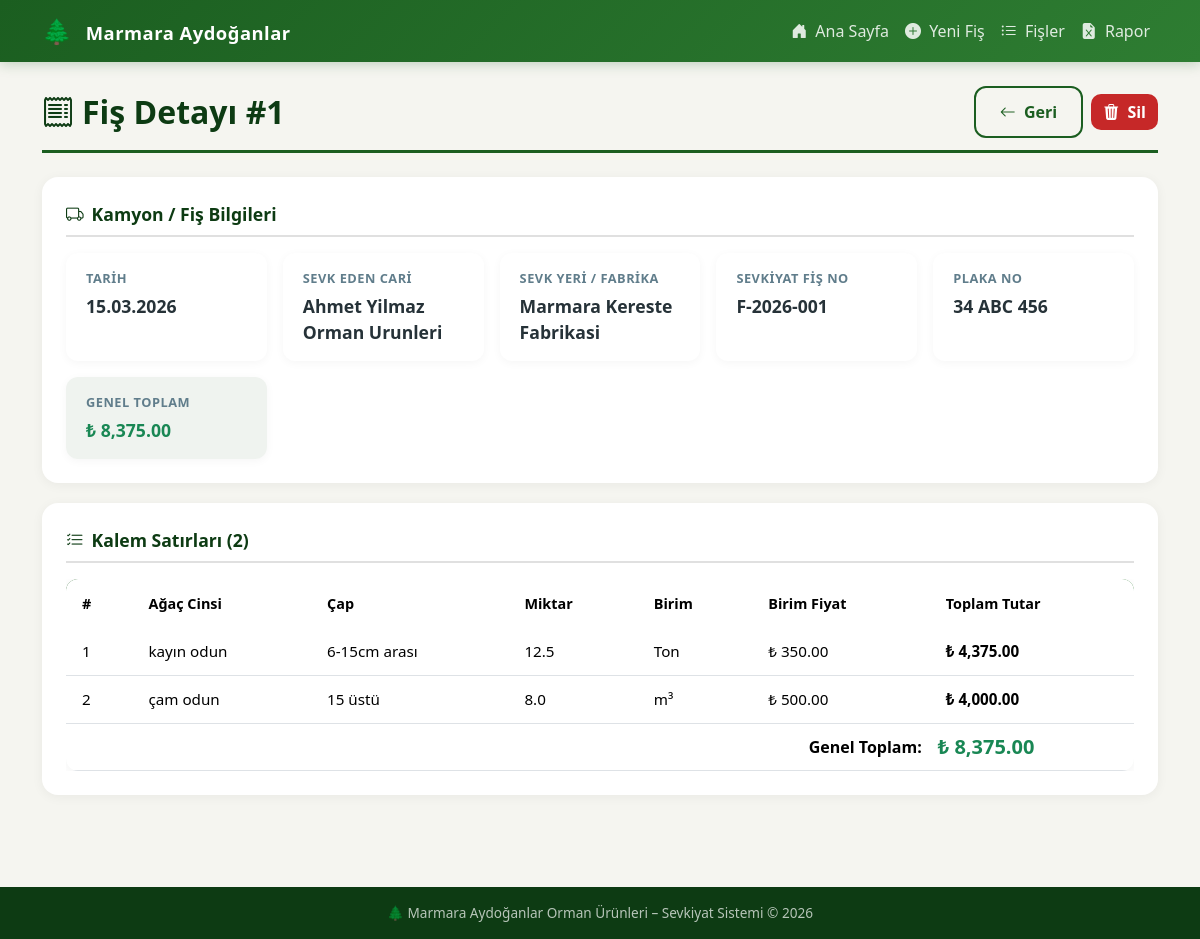
The page /fis_detay/1 on the database its author committed.
### app.py (models this page shows, shortened)
class Fis(db.Model):
    __tablename__ = "fis"
    id = db.Column(db.Integer, primary_key=True)
    tarih = db.Column(db.Date, nullable=False, default=date.today)
    sevk_eden_cari = db.Column(db.String(200), nullable=False)
    sevk_yeri_fabrika = db.Column(db.String(200), nullable=False)
    sevk_yeri_fis_no = db.Column(db.String(100), nullable=False)
    plaka_no = db.Column(db.String(50), nullable=False)
    detaylar = db.relationship(
        "FisDetayi", backref="fis", lazy=True, cascade="all, delete-orphan"
    )

class FisDetayi(db.Model):
    __tablename__ = "fis_detayi"
    id = db.Column(db.Integer, primary_key=True)
    fis_id = db.Column(db.Integer, db.ForeignKey("fis.id"), nullable=False)
    agac_cinsi = db.Column(db.String(100), nullable=False)
    cap = db.Column(db.String(50), nullable=False)
    miktar = db.Column(db.Float, nullable=False)
    birim = db.Column(db.String(20), nullable=False)
    birim_fiyat = db.Column(db.Float, nullable=False)
    toplam_tutar = db.Column(db.Float, nullable=False)

### app.py (the view)
@app.route("/fis_detay/<int:fis_id>")
def fis_detay(fis_id):
    fis = Fis.query.get_or_404(fis_id)
    genel_toplam = sum(d.toplam_tutar for d in fis.detaylar)
    return render_template("fis_detay.html", fis=fis, genel_toplam=genel_toplam)

### templates/fis_detay.html
{% extends "base.html" %}
{% block content %}
<div class="page-header d-flex justify-content-between align-items-center flex-wrap gap-2">
    <h2><i class="bi bi-receipt me-2"></i>Fiş Detayı #{{ fis.id }}</h2>
    <div>
        <a href="{{ url_for('fisleri_goruntule') }}" class="btn btn-ma-outline">
            <i class="bi bi-arrow-left me-1"></i> Geri
        </a>
        <a href="{{ url_for('fis_sil', fis_id=fis.id) }}" class="btn btn-ma-danger ms-1"
           onclick="return confirm('Bu fişi silmek istediğinize emin misiniz?');">
            <i class="bi bi-trash3-fill me-1"></i> Sil
        </a>
    </div>
</div>
<div class="form-section">
    <div class="form-section-title"><i class="bi bi-truck me-2"></i>Kamyon / Fiş Bilgileri</div>
    <div class="detail-grid">
        <div class="detail-item">
            <div class="detail-label">Tarih</div>
            <div class="detail-value">{{ fis.tarih.strftime('%d.%m.%Y') }}</div>
        </div>
        <div class="detail-item">
            <div class="detail-label">Sevk Eden Cari</div>
            <div class="detail-value">{{ fis.sevk_eden_cari }}</div>
        </div>
        <div class="detail-item">
            <div class="detail-label">Sevk Yeri / Fabrika</div>
            <div class="detail-value">{{ fis.sevk_yeri_fabrika }}</div>
        </div>
        <div class="detail-item">
            <div class="detail-label">Sevkiyat Fiş No</div>
            <div class="detail-value">{{ fis.sevk_yeri_fis_no }}</div>
        </div>
        <div class="detail-item">
            <div class="detail-label">Plaka No</div>
            <div class="detail-value">{{ fis.plaka_no }}</div>
        </div>
        <div class="detail-item" style="background: rgba(27,94,32,0.07);">
            <div class="detail-label">Genel Toplam</div>
            <div class="detail-value text-success">₺ {{ '{:,.2f}'.format(genel_toplam) }}</div>
        </div>
    </div>
</div>
<div class="form-section">
    <div class="form-section-title"><i class="bi bi-list-check me-2"></i>Kalem Satırları ({{ fis.detaylar | length }})</div>
    <div class="table-responsive">
        <table class="table table-ma table-hover mb-0">
            <thead>
                <tr>
                    <th>#</th>
                    <th>Ağaç Cinsi</th>
                    <th>Çap</th>
                    <th>Miktar</th>
                    <th>Birim</th>
                    <th>Birim Fiyat</th>
                    <th>Toplam Tutar</th>
                </tr>
            </thead>
            <tbody>
                {% for d in fis.detaylar %}
                <tr>
                    <td>{{ loop.index }}</td>
                    <td>{{ d.agac_cinsi }}</td>
                    <td>{{ d.cap }}</td>
                    <td>{{ d.miktar }}</td>
                    <td>{{ d.birim }}</td>
                    <td>₺ {{ '{:,.2f}'.format(d.birim_fiyat) }}</td>
                    <td><strong>₺ {{ '{:,.2f}'.format(d.toplam_tutar) }}</strong></td>
                </tr>
                {% endfor %}
            </tbody>
            <tfoot>
                <tr style="background: rgba(27,94,32,0.06);">
                    <td colspan="6" class="text-end fw-bold">Genel Toplam:</td>
                    <td class="fw-bold text-success fs-5">₺ {{ '{:,.2f}'.format(genel_toplam) }}</td>
                </tr>
            </tfoot>
        </table>
    </div>
</div>
{% endblock %}

### static/style.css (style rules this page uses)
:root { --ma-primary: #1b5e20; --ma-primary-light: #2e7d32; --ma-primary-dark: #0d3b13; --ma-accent: #795548; --ma-accent-light: #a1887f; --ma-bg: #f5f5f0; --ma-card-bg: #ffffff; --ma-text: #263238; --ma-text-muted: #607d8b; --ma-border: #e0e0e0; --ma-success: #2e7d32; --ma-danger: #c62828; --ma-warning: #f57f17; --ma-gradient: linear-gradient(135deg, var(--ma-primary) 0%, var(--ma-primary-light) 100%); }
* { box-sizing: border-box; }
body { font-family: 'Segoe UI', Tahoma, Geneva, Verdana, sans-serif; background-color: var(--ma-bg); color: var(--ma-text); min-height: 100vh; }
.page-header { margin-bottom: 1.5rem; padding-bottom: 0.75rem; border-bottom: 3px solid var(--ma-primary); }
.page-header h2 { font-weight: 700; color: var(--ma-primary-dark); margin-bottom: 0; }
.form-section { background: var(--ma-card-bg); border-radius: 16px; padding: 1.5rem; margin-bottom: 1.25rem; box-shadow: 0 2px 12px rgba(0, 0, 0, 0.05); }
.form-section-title { font-weight: 700; font-size: 1.1rem; color: var(--ma-primary-dark); margin-bottom: 1rem; padding-bottom: 0.5rem; border-bottom: 2px solid var(--ma-border); }
.btn-ma-danger { background: var(--ma-danger); color: #fff; border: none; border-radius: 10px; font-weight: 600; transition: all 0.2s ease; }
.btn-ma-outline { background: transparent; color: var(--ma-primary); border: 2px solid var(--ma-primary); border-radius: 12px; font-weight: 600; padding: 0.75rem 1.5rem; transition: all 0.2s ease; }
.table-ma { border-radius: 12px; overflow: hidden; box-shadow: 0 2px 12px rgba(0, 0, 0, 0.05); }
.table-ma thead { background: var(--ma-gradient); color: #fff; }
.table-ma thead th { font-weight: 600; font-size: 0.9rem; padding: 0.85rem 1rem; border: none; white-space: nowrap; }
.table-ma tbody td { padding: 0.75rem 1rem; vertical-align: middle; font-size: 0.95rem; }
.table-ma tbody tr { transition: background 0.15s; }
.detail-grid { display: grid; grid-template-columns: repeat(auto-fit, minmax(200px, 1fr)); gap: 1rem; }
.detail-item { background: var(--ma-card-bg); border-radius: 12px; padding: 1rem 1.25rem; box-shadow: 0 2px 10px rgba(0, 0, 0, 0.04); }
.detail-item .detail-label { font-size: 0.8rem; font-weight: 600; color: var(--ma-text-muted); text-transform: uppercase; letter-spacing: 0.5px; margin-bottom: 0.25rem; }
.detail-item .detail-value { font-size: 1.1rem; font-weight: 700; color: var(--ma-text); }

### rows shown on the page
Fis: id "1", tarih "15.03.2026", sevk_eden_cari "Ahmet Yilmaz Orman Urunleri", sevk_yeri_fabrika "Marmara Kereste Fabrikasi", sevk_yeri_fis_no "F-2026-001", plaka_no "34 ABC 456"
FisDetayi: agac_cinsi "kayın odun", cap "6-15cm arası", miktar "12.5", birim "Ton", birim_fiyat "350.00", toplam_tutar "4,375.00"
FisDetayi: agac_cinsi "çam odun", cap "15 üstü", miktar "8.0", birim "m³", birim_fiyat "500.00", toplam_tutar "4,000.00"

### other values the page prints
{{ '{:,.2f}'.format(genel_toplam) }} "8,375.00"
{{ fis.detaylar | length }} "2"
